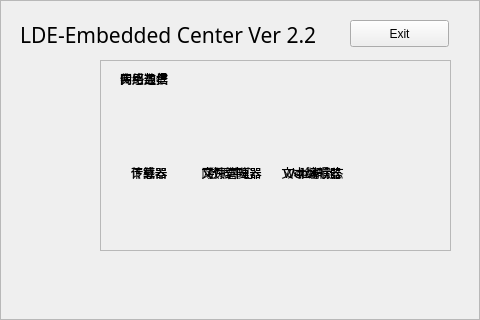
<?xml version="1.0" encoding="UTF-8"?>
<ui version="4.0">
 <class>Form</class>
 <widget class="QWidget" name="Form">
  <property name="geometry">
   <rect>
    <x>0</x>
    <y>0</y>
    <width>480</width>
    <height>320</height>
   </rect>
  </property>
  <property name="windowTitle">
   <string>Form</string>
  </property>
  <widget class="QFrame" name="frame">
   <property name="geometry">
    <rect>
     <x>0</x>
     <y>0</y>
     <width>480</width>
     <height>320</height>
    </rect>
   </property>
   <property name="autoFillBackground">
    <bool>false</bool>
   </property>
   <property name="styleSheet">
    <string notr="true">border-image: url(:/images/1.jpg);</string>
   </property>
   <property name="frameShape">
    <enum>QFrame::StyledPanel</enum>
   </property>
   <property name="frameShadow">
    <enum>QFrame::Raised</enum>
   </property>
   <widget class="CustomerQLabel" name="label">
    <property name="geometry">
     <rect>
      <x>40</x>
      <y>82</y>
      <width>48</width>
      <height>48</height>
     </rect>
    </property>
    <property name="text">
     <string/>
    </property>
    <property name="pixmap">
     <pixmap resource="qml.qrc">:/images/Apps-utilities-system-monitor-icon.png</pixmap>
    </property>
    <property name="scaledContents">
     <bool>true</bool>
    </property>
   </widget>
   <widget class="CustomerQLabel" name="label_2">
    <property name="geometry">
     <rect>
      <x>40</x>
      <y>130</y>
      <width>48</width>
      <height>48</height>
     </rect>
    </property>
    <property name="text">
     <string/>
    </property>
    <property name="pixmap">
     <pixmap resource="qml.qrc">:/images/Categories-applications-development-web-icon.png</pixmap>
    </property>
    <property name="scaledContents">
     <bool>true</bool>
    </property>
   </widget>
   <widget class="CustomerQLabel" name="label_6">
    <property name="geometry">
     <rect>
      <x>40</x>
      <y>178</y>
      <width>48</width>
      <height>48</height>
     </rect>
    </property>
    <property name="text">
     <string/>
    </property>
    <property name="pixmap">
     <pixmap resource="qml.qrc">:/images/Categories-applications-accessories-icon.png</pixmap>
    </property>
    <property name="scaledContents">
     <bool>true</bool>
    </property>
   </widget>
   <widget class="QLabel" name="label_8">
    <property name="geometry">
     <rect>
      <x>20</x>
      <y>20</y>
      <width>321</width>
      <height>31</height>
     </rect>
    </property>
    <property name="font">
     <font>
      <family>Sans</family>
      <pointsize>16</pointsize>
     </font>
    </property>
    <property name="text">
     <string>&lt;html&gt;&lt;head/&gt;&lt;body&gt;&lt;p&gt;LDE-Embedded Center Ver 2.2&lt;/p&gt;&lt;/body&gt;&lt;/html&gt;</string>
    </property>
   </widget>
   <widget class="QFrame" name="frame_2">
    <property name="enabled">
     <bool>true</bool>
    </property>
    <property name="geometry">
     <rect>
      <x>100</x>
      <y>60</y>
      <width>351</width>
      <height>191</height>
     </rect>
    </property>
    <property name="frameShape">
     <enum>QFrame::StyledPanel</enum>
    </property>
    <property name="frameShadow">
     <enum>QFrame::Raised</enum>
    </property>
    <widget class="CustomerQLabel" name="label_3">
     <property name="geometry">
      <rect>
       <x>20</x>
       <y>40</y>
       <width>64</width>
       <height>64</height>
      </rect>
     </property>
     <property name="text">
      <string/>
     </property>
     <property name="pixmap">
      <pixmap resource="qml.qrc">:/images/Apps-accessories-calculator-icon.png</pixmap>
     </property>
     <property name="scaledContents">
      <bool>true</bool>
     </property>
    </widget>
    <widget class="CustomerQLabel" name="label_5">
     <property name="geometry">
      <rect>
       <x>100</x>
       <y>40</y>
       <width>64</width>
       <height>64</height>
      </rect>
     </property>
     <property name="text">
      <string/>
     </property>
     <property name="pixmap">
      <pixmap resource="qml.qrc">:/images/Apps-system-file-manager-icon.png</pixmap>
     </property>
     <property name="scaledContents">
      <bool>true</bool>
     </property>
    </widget>
    <widget class="CustomerQLabel" name="label_7">
     <property name="geometry">
      <rect>
       <x>180</x>
       <y>40</y>
       <width>64</width>
       <height>64</height>
      </rect>
     </property>
     <property name="text">
      <string/>
     </property>
     <property name="pixmap">
      <pixmap resource="qml.qrc">:/images/Apps-scribus-icon.png</pixmap>
     </property>
     <property name="scaledContents">
      <bool>true</bool>
     </property>
    </widget>
    <widget class="QLabel" name="label_4">
     <property name="geometry">
      <rect>
       <x>260</x>
       <y>40</y>
       <width>64</width>
       <height>64</height>
      </rect>
     </property>
     <property name="text">
      <string/>
     </property>
     <property name="pixmap">
      <pixmap resource="qml.qrc">:/images/Apps-preferences-web-browser-shortcuts-icon.png</pixmap>
     </property>
     <property name="scaledContents">
      <bool>true</bool>
     </property>
    </widget>
    <widget class="QLabel" name="label_9">
     <property name="geometry">
      <rect>
       <x>20</x>
       <y>10</y>
       <width>61</width>
       <height>17</height>
      </rect>
     </property>
     <property name="text">
      <string>实用工具</string>
     </property>
    </widget>
    <widget class="QLabel" name="label_15">
     <property name="geometry">
      <rect>
       <x>31</x>
       <y>105</y>
       <width>51</width>
       <height>16</height>
      </rect>
     </property>
     <property name="text">
      <string>计算器</string>
     </property>
    </widget>
    <widget class="QLabel" name="label_16">
     <property name="geometry">
      <rect>
       <x>96</x>
       <y>105</y>
       <width>71</width>
       <height>16</height>
      </rect>
     </property>
     <property name="text">
      <string>文件管理器</string>
     </property>
     <property name="alignment">
      <set>Qt::AlignCenter</set>
     </property>
    </widget>
    <widget class="QLabel" name="label_17">
     <property name="geometry">
      <rect>
       <x>176</x>
       <y>105</y>
       <width>71</width>
       <height>16</height>
      </rect>
     </property>
     <property name="text">
      <string>文本编辑器</string>
     </property>
     <property name="alignment">
      <set>Qt::AlignCenter</set>
     </property>
    </widget>
   </widget>
   <widget class="QFrame" name="frame_3">
    <property name="enabled">
     <bool>true</bool>
    </property>
    <property name="geometry">
     <rect>
      <x>100</x>
      <y>60</y>
      <width>351</width>
      <height>191</height>
     </rect>
    </property>
    <property name="frameShape">
     <enum>QFrame::StyledPanel</enum>
    </property>
    <property name="frameShadow">
     <enum>QFrame::Raised</enum>
    </property>
    <widget class="QLabel" name="label_10">
     <property name="geometry">
      <rect>
       <x>20</x>
       <y>40</y>
       <width>64</width>
       <height>64</height>
      </rect>
     </property>
     <property name="text">
      <string/>
     </property>
     <property name="pixmap">
      <pixmap resource="qml.qrc">:/images/Actions-go-bottom-icon.png</pixmap>
     </property>
     <property name="scaledContents">
      <bool>true</bool>
     </property>
    </widget>
    <widget class="CustomerQLabel" name="label_11">
     <property name="geometry">
      <rect>
       <x>100</x>
       <y>40</y>
       <width>64</width>
       <height>64</height>
      </rect>
     </property>
     <property name="text">
      <string/>
     </property>
     <property name="pixmap">
      <pixmap resource="qml.qrc">:/images/Apps-preferences-web-browser-shortcuts-icon.png</pixmap>
     </property>
     <property name="scaledContents">
      <bool>true</bool>
     </property>
    </widget>
    <widget class="QLabel" name="label_12">
     <property name="geometry">
      <rect>
       <x>180</x>
       <y>40</y>
       <width>64</width>
       <height>64</height>
      </rect>
     </property>
     <property name="text">
      <string/>
     </property>
     <property name="pixmap">
      <pixmap resource="qml.qrc">:/images/Apps-internet-web-browser-icon.png</pixmap>
     </property>
     <property name="scaledContents">
      <bool>true</bool>
     </property>
    </widget>
    <widget class="QLabel" name="label_13">
     <property name="geometry">
      <rect>
       <x>260</x>
       <y>40</y>
       <width>64</width>
       <height>64</height>
      </rect>
     </property>
     <property name="text">
      <string/>
     </property>
     <property name="pixmap">
      <pixmap resource="qml.qrc">:/images/Apps-preferences-web-browser-shortcuts-icon.png</pixmap>
     </property>
     <property name="scaledContents">
      <bool>true</bool>
     </property>
    </widget>
    <widget class="QLabel" name="label_14">
     <property name="geometry">
      <rect>
       <x>20</x>
       <y>10</y>
       <width>61</width>
       <height>17</height>
      </rect>
     </property>
     <property name="text">
      <string>网络通信</string>
     </property>
    </widget>
    <widget class="QLabel" name="label_18">
     <property name="geometry">
      <rect>
       <x>31</x>
       <y>105</y>
       <width>51</width>
       <height>16</height>
      </rect>
     </property>
     <property name="text">
      <string>下载器</string>
     </property>
    </widget>
    <widget class="QLabel" name="label_19">
     <property name="geometry">
      <rect>
       <x>96</x>
       <y>105</y>
       <width>71</width>
       <height>16</height>
      </rect>
     </property>
     <property name="text">
      <string>网页浏览器</string>
     </property>
     <property name="alignment">
      <set>Qt::AlignCenter</set>
     </property>
    </widget>
    <widget class="QLabel" name="label_20">
     <property name="geometry">
      <rect>
       <x>176</x>
       <y>105</y>
       <width>75</width>
       <height>16</height>
      </rect>
     </property>
     <property name="text">
      <string>Web端状态</string>
     </property>
     <property name="alignment">
      <set>Qt::AlignCenter</set>
     </property>
    </widget>
   </widget>
   <widget class="QPushButton" name="pushButton">
    <property name="geometry">
     <rect>
      <x>350</x>
      <y>20</y>
      <width>99</width>
      <height>27</height>
     </rect>
    </property>
    <property name="text">
     <string>Exit</string>
    </property>
   </widget>
   <widget class="CustomerQLabel" name="label_23">
    <property name="geometry">
     <rect>
      <x>340</x>
      <y>260</y>
      <width>32</width>
      <height>32</height>
     </rect>
    </property>
    <property name="text">
     <string/>
    </property>
    <property name="pixmap">
     <pixmap resource="qml.qrc">:/images/Actions-help-about-icon.png</pixmap>
    </property>
    <property name="scaledContents">
     <bool>true</bool>
    </property>
   </widget>
   <widget class="CustomerQLabel" name="label_22">
    <property name="geometry">
     <rect>
      <x>420</x>
      <y>260</y>
      <width>32</width>
      <height>32</height>
     </rect>
    </property>
    <property name="text">
     <string/>
    </property>
    <property name="pixmap">
     <pixmap resource="qml.qrc">:/images/Actions-system-shutdown-icon.png</pixmap>
    </property>
    <property name="scaledContents">
     <bool>true</bool>
    </property>
   </widget>
   <widget class="CustomerQLabel" name="label_21">
    <property name="geometry">
     <rect>
      <x>380</x>
      <y>260</y>
      <width>32</width>
      <height>32</height>
     </rect>
    </property>
    <property name="text">
     <string/>
    </property>
    <property name="pixmap">
     <pixmap resource="qml.qrc">:/images/Actions-view-media-equalizer-icon.png</pixmap>
    </property>
    <property name="scaledContents">
     <bool>true</bool>
    </property>
   </widget>
   <widget class="QFrame" name="frame_4">
    <property name="enabled">
     <bool>true</bool>
    </property>
    <property name="geometry">
     <rect>
      <x>100</x>
      <y>60</y>
      <width>351</width>
      <height>191</height>
     </rect>
    </property>
    <property name="frameShape">
     <enum>QFrame::StyledPanel</enum>
    </property>
    <property name="frameShadow">
     <enum>QFrame::Raised</enum>
    </property>
    <widget class="CustomerQLabel" name="label_24">
     <property name="geometry">
      <rect>
       <x>20</x>
       <y>40</y>
       <width>64</width>
       <height>64</height>
      </rect>
     </property>
     <property name="text">
      <string/>
     </property>
     <property name="pixmap">
      <pixmap resource="qml.qrc">:/images/Devices-network-wireless-icon.png</pixmap>
     </property>
     <property name="scaledContents">
      <bool>true</bool>
     </property>
    </widget>
    <widget class="CustomerQLabel" name="label_25">
     <property name="geometry">
      <rect>
       <x>100</x>
       <y>40</y>
       <width>64</width>
       <height>64</height>
      </rect>
     </property>
     <property name="text">
      <string/>
     </property>
     <property name="pixmap">
      <pixmap resource="qml.qrc">:/images/Apps-Charm-icon.png</pixmap>
     </property>
     <property name="scaledContents">
      <bool>true</bool>
     </property>
    </widget>
    <widget class="CustomerQLabel" name="label_26">
     <property name="geometry">
      <rect>
       <x>180</x>
       <y>40</y>
       <width>64</width>
       <height>64</height>
      </rect>
     </property>
     <property name="text">
      <string/>
     </property>
     <property name="pixmap">
      <pixmap resource="qml.qrc">:/images/Actions-contact-new-icon.png</pixmap>
     </property>
     <property name="scaledContents">
      <bool>true</bool>
     </property>
    </widget>
    <widget class="QLabel" name="label_28">
     <property name="geometry">
      <rect>
       <x>20</x>
       <y>10</y>
       <width>61</width>
       <height>17</height>
      </rect>
     </property>
     <property name="text">
      <string>传感数据</string>
     </property>
    </widget>
    <widget class="QLabel" name="label_29">
     <property name="geometry">
      <rect>
       <x>31</x>
       <y>105</y>
       <width>51</width>
       <height>16</height>
      </rect>
     </property>
     <property name="text">
      <string>传感器</string>
     </property>
    </widget>
    <widget class="QLabel" name="label_30">
     <property name="geometry">
      <rect>
       <x>96</x>
       <y>105</y>
       <width>71</width>
       <height>16</height>
      </rect>
     </property>
     <property name="text">
      <string>数据中心</string>
     </property>
     <property name="alignment">
      <set>Qt::AlignCenter</set>
     </property>
    </widget>
    <widget class="QLabel" name="label_31">
     <property name="geometry">
      <rect>
       <x>176</x>
       <y>105</y>
       <width>71</width>
       <height>16</height>
      </rect>
     </property>
     <property name="text">
      <string>人脸识别</string>
     </property>
     <property name="alignment">
      <set>Qt::AlignCenter</set>
     </property>
    </widget>
   </widget>
  </widget>
 </widget>
 <customwidgets>
  <customwidget>
   <class>CustomerQLabel</class>
   <extends>QLabel</extends>
   <header>customerqlabel.h</header>
   <slots>
    <signal>clicked()</signal>
   </slots>
  </customwidget>
 </customwidgets>
 <resources>
  <include location="qml.qrc"/>
 </resources>
 <connections/>
</ui>
